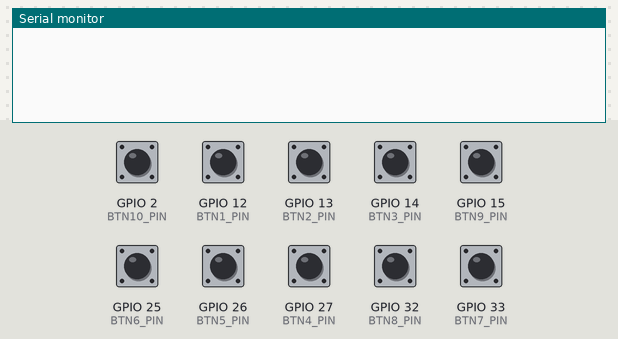
A sketch run on a simulated ESP32. Shown: the last lines printed to the serial monitor. Inputs (shaded band) come from the test bench; at power-on: GPIO 2 (BTN10_PIN), GPIO 12 (BTN1_PIN), GPIO 13 (BTN2_PIN), GPIO 14 (BTN3_PIN), GPIO 15 (BTN9_PIN), GPIO 25 (BTN6_PIN), GPIO 26 (BTN5_PIN), GPIO 27 (BTN4_PIN), GPIO 32 (BTN8_PIN), GPIO 33 (BTN7_PIN) HIGH.

Above: at 1.2 s.
1.3 s: GPIO 2 (BTN10_PIN) pulled LOW for 0.15 s
At 2.4 s:
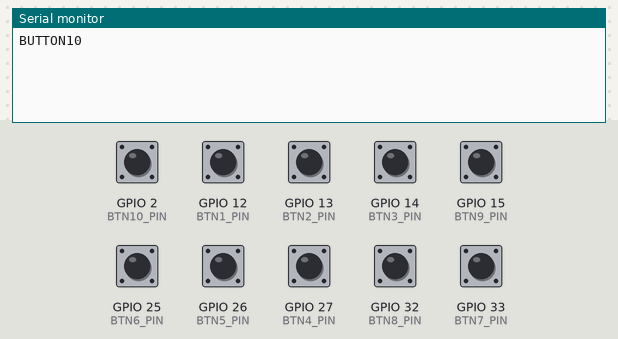
2.9 s: GPIO 12 (BTN1_PIN) pulled LOW for 0.15 s
At 3.6 s:
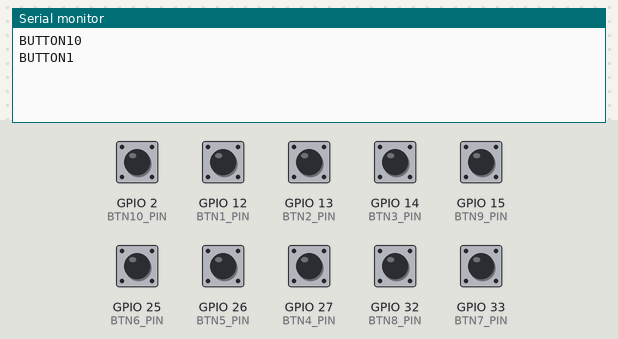
4.5 s: GPIO 13 (BTN2_PIN) pulled LOW for 0.15 s
At 5.7 s:
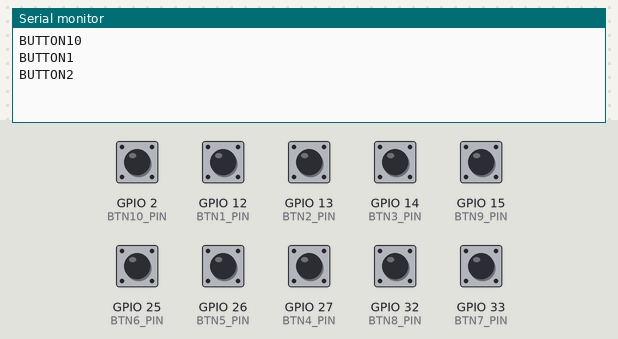
6.1 s: GPIO 14 (BTN3_PIN) pulled LOW for 0.15 s
At 7.2 s:
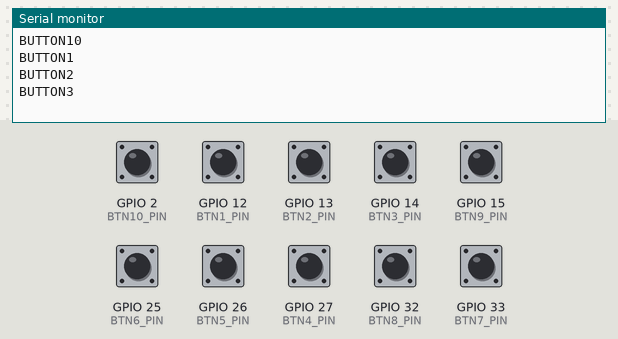
7.7 s: GPIO 15 (BTN9_PIN) pulled LOW for 0.15 s
At 8.4 s:
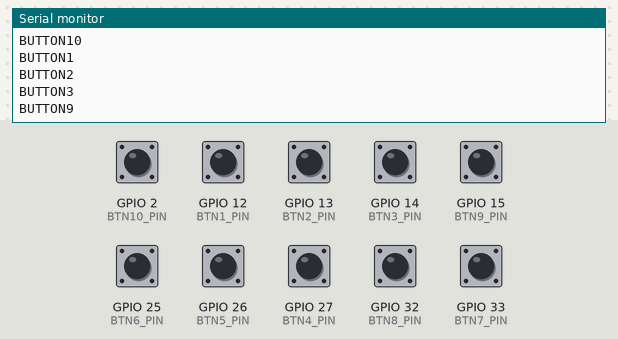
9.3 s: GPIO 25 (BTN6_PIN) pulled LOW for 0.15 s
At 9.7 s:
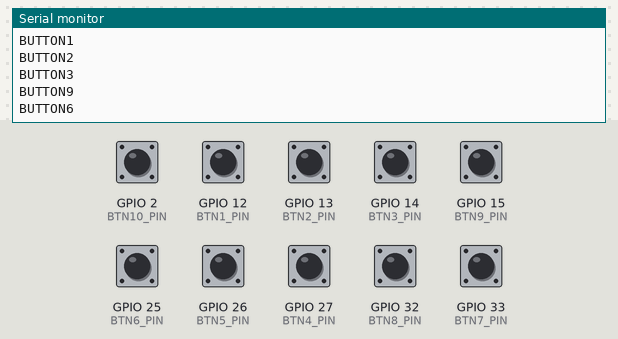
Timing chart, 0 to 11.9 s (numbered marks = the images above; inputs shaded):
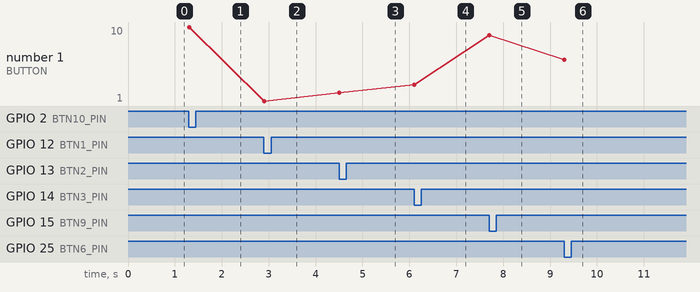

The sketch:

streamdeck_esp32.ino
```cpp
#include <Arduino.h>

// Asignación de los 10 pines
const int BTN1_PIN  = 12; // Botón 1
const int BTN2_PIN  = 13; // Botón 2
const int BTN3_PIN  = 14; // Botón 3
const int BTN4_PIN  = 27; // Botón 4
const int BTN5_PIN  = 26; // Botón 5
const int BTN6_PIN  = 25; // Botón 6
const int BTN7_PIN  = 33; // Botón 7
const int BTN8_PIN  = 32; // Botón 8
const int BTN9_PIN  = 15; // Botón 9
const int BTN10_PIN = 2;  // Botón 10

void setup() {
  Serial.begin(115200);

  // Activamos resistencias Pull-Up internas para TODOS los pines
  pinMode(BTN1_PIN, INPUT_PULLUP);
  pinMode(BTN2_PIN, INPUT_PULLUP);
  pinMode(BTN3_PIN, INPUT_PULLUP);
  pinMode(BTN4_PIN, INPUT_PULLUP);
  pinMode(BTN5_PIN, INPUT_PULLUP);
  pinMode(BTN6_PIN, INPUT_PULLUP);
  pinMode(BTN7_PIN, INPUT_PULLUP);
  pinMode(BTN8_PIN, INPUT_PULLUP);
  pinMode(BTN9_PIN, INPUT_PULLUP);
  pinMode(BTN10_PIN, INPUT_PULLUP);
}

void loop() {
  if (digitalRead(BTN1_PIN) == LOW)  { Serial.println("BUTTON1");  delay(300); }
  if (digitalRead(BTN2_PIN) == LOW)  { Serial.println("BUTTON2");  delay(300); }
  if (digitalRead(BTN3_PIN) == LOW)  { Serial.println("BUTTON3");  delay(300); }
  if (digitalRead(BTN4_PIN) == LOW)  { Serial.println("BUTTON4");  delay(300); }
  if (digitalRead(BTN5_PIN) == LOW)  { Serial.println("BUTTON5");  delay(300); }
  if (digitalRead(BTN6_PIN) == LOW)  { Serial.println("BUTTON6");  delay(300); }
  if (digitalRead(BTN7_PIN) == LOW)  { Serial.println("BUTTON7");  delay(300); }
  if (digitalRead(BTN8_PIN) == LOW)  { Serial.println("BUTTON8");  delay(300); }
  if (digitalRead(BTN9_PIN) == LOW)  { Serial.println("BUTTON9");  delay(300); }
  if (digitalRead(BTN10_PIN) == LOW) { Serial.println("BUTTON10"); delay(300); }
}
```

Measured:
- after the input at 1.3 s, the serial monitor: prints a new line at once (image 1)
- after the input at 2.9 s, the serial monitor: prints a new line at once (image 2)
- after the input at 4.5 s, the serial monitor: prints a new line at once (image 3)
- after the input at 6.1 s, the serial monitor: prints a new line at once (image 4)
- after the input at 7.7 s, the serial monitor: prints a new line at once (image 5)
- after the input at 9.3 s, the serial monitor: prints a new line at once (image 6)
- plotted number 1: 10 → 1 after the input at 2.9 s, 1 → 2 after the input at 4.5 s, 2 → 3 after the input at 6.1 s, 3 → 9 after the input at 7.7 s, 9 → 6 after the input at 9.3 s
